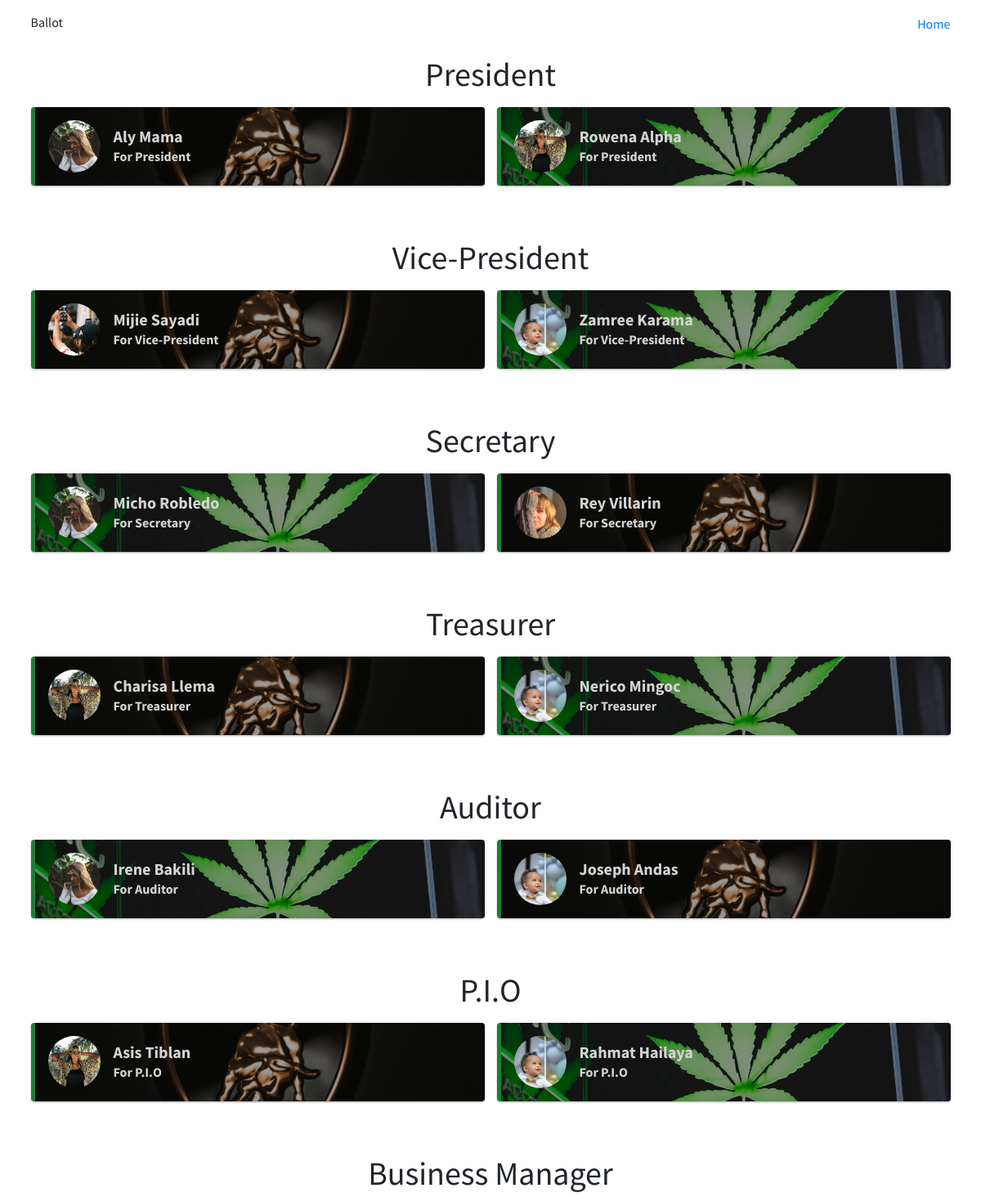
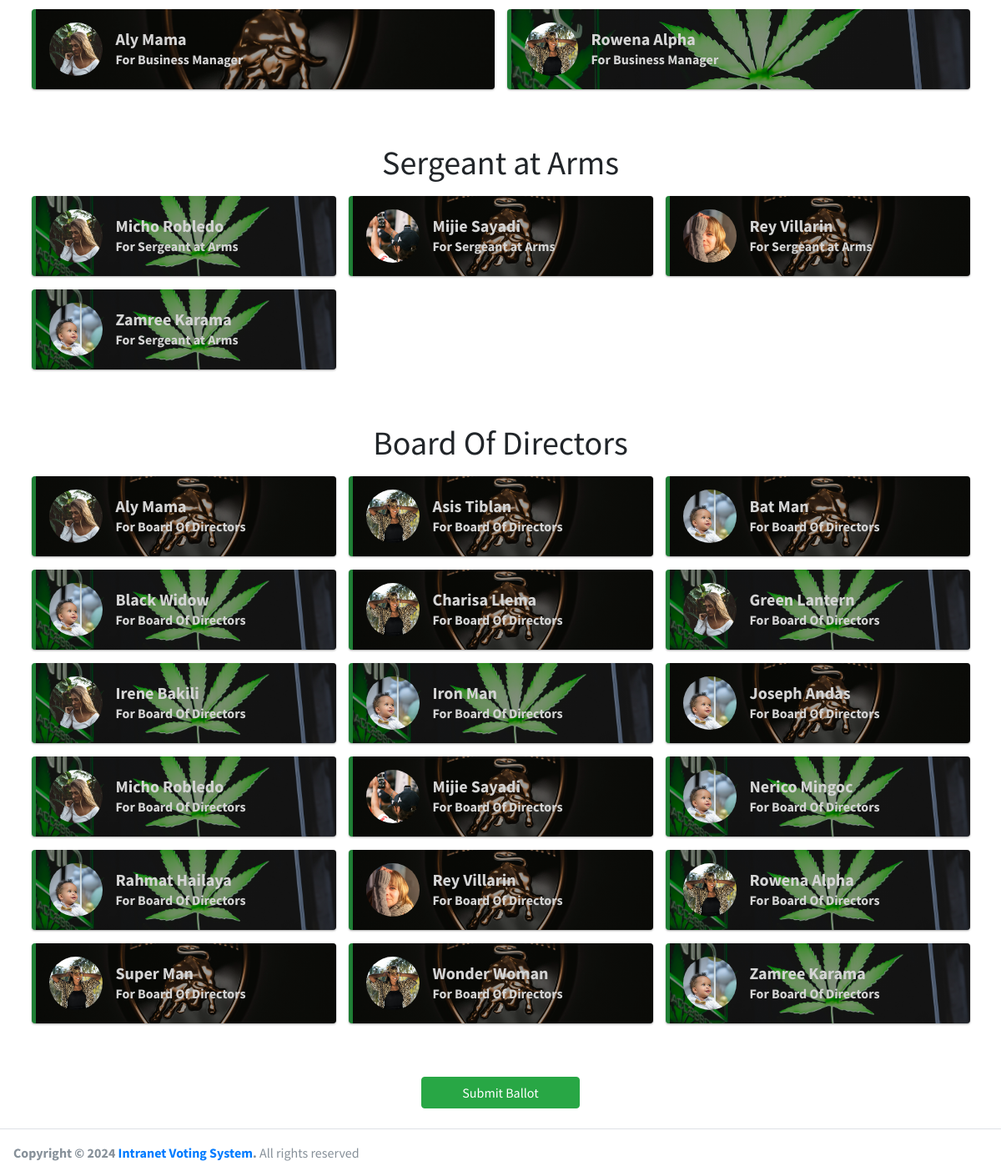
Screenshot of /?ballot=true (signed in) with the database file from the repository (2 pictures, top to bottom).
### tables this page shows
CREATE TABLE `candidate` (
  `ID` bigint(20) NOT NULL,
  `Name` varchar(100) NOT NULL,
  `PhotoURL` varchar(200) NOT NULL,
  `PositionID` int(11) NOT NULL,
  `PartyID` int(11) NOT NULL,
  `Vote` int(11) NOT NULL DEFAULT 0
);

CREATE TABLE `position` (
  `ID` bigint(20) NOT NULL,
  `Name` varchar(50) NOT NULL,
  `Decree` int(11) NOT NULL,
  `Count` int(11) NOT NULL DEFAULT 1
);

CREATE TABLE `party` (
  `ID` bigint(20) NOT NULL,
  `Name` varchar(100) NOT NULL,
  `LogoURL` varchar(200) NOT NULL
);

### IntranetVotingSystem/Function/QueryRepo/queryRepo.php (called while the page is built, shortened)
<?php
    class QueryRepo {
        function getPosition($dbc1, $id){
            $query = "SELECT * FROM position";
            if($id != NULL) {
                $query = $query . " WHERE ID = :id";
            }
            $query = $query . " ORDER BY Decree";
            $pdo = $dbc1->prepare($query);
            if($id != NULL) {
                $pdo->bindParam(':id', $id);
            }
            $pdo->execute();
            $positions = [];
            $count = 0;
            while($row = $pdo->fetch(PDO::FETCH_ASSOC)){
                $positions[$count] = array(
                    'ID' => $row['ID'],
                    'Name' => $row['Name'],
                    'Decree' => $row['Decree'],
                    'Count' => $row['Count']
                );
                $count++;
            }
            return $positions;
        }
        function getParty($dbc1, $id){
            $query = "SELECT * FROM party";
            if($id != NULL) {
                $query = $query . " WHERE ID = :id";
            }
            $query = $query . " ORDER BY ID, Name";
            $pdo = $dbc1->prepare($query);
            if($id != NULL) {
                $pdo->bindParam(':id', $id);
            }
            $pdo->execute();
            $parties = [];
            $count = 0;
            while($row = $pdo->fetch(PDO::FETCH_ASSOC)){
                $parties[$count] = array(
                    'ID' => $row['ID'],
                    'Name' => $row['Name'],
                    'LogoURL' => $row['LogoURL'],
                );
                $count++;
            }
            return $parties;
        }
        function getCandidate($dbc1, $positionID, $count){
            $query = "SELECT * FROM candidateview ";
            if($positionID != NULL AND $count != NULL) {
                $query = $query . " WHERE PositionID = :positionID ORDER BY Vote DESC, Name limit $count ";
            }else {
                $query = $query . " ORDER BY Decree, Vote DESC, Name";
            }
            $pdo = $dbc1->prepare($query);
            $pdo->execute();
            $candidates = [];
            $count = 0;
            while($row = $pdo->fetch(PDO::FETCH_ASSOC)){
                $candidates[$count] = array(
                    'ID' => $row['ID'],
                    'Name' => $row['Name'],
                    'PhotoURL' => $row['PhotoURL'],
                    'PositionID' => $row['PositionID'],
                    'PartyID' => $row['PartyID'],
                    'Vote' => $row['Vote'],
                );
                $count++;
            }
            return $candidates;
        }
    }
?>

### IntranetVotingSystem/UI/UIDynamics/Ballot/ballot.php (the view, shortened to what this page needs)
<?php
    class Ballot extends QueryRepo{
        function displayBallot($dbc1){
            $candidates = $this->getCandidate($dbc1, NULL, NULL);
            $positionHolder = NULL;
            $endDiv = FALSE;
            if($candidates != NULL){
                foreach ($candidates as $candidate) {
                    $position = $this->getPosition($dbc1, $candidate['PositionID']);
                    $party = $this->getParty($dbc1, $candidate['PartyID']);
                    if($endDiv AND $position[0]['Name'] != $positionHolder){
                        echo '</div>';
                    }
                    if($position[0]['Name'] != $positionHolder){
                        $positionHolder = $position[0]['Name'];
                        $endDiv = TRUE;
                        echo '<h1 class="text-center mb-3">'.$positionHolder.'</h1>';
                        echo '<div class="mb-5" style="display: grid; grid-template-columns: repeat(auto-fit, minmax(350px, 1fr)); column-gap: 15px;">';
                    }
                    echo '
                        <label for="'.$candidate['ID'].'" class="callout callout-success background-img candidate-card" style="background-image: linear-gradient(rgba(0, 0, 0, 0.4), rgba(0, 0, 0, 0.4)), url(\''.$party[0]['LogoURL'].'\');">
                            <div style="display: flex;">
                            <img src="'.$candidate['PhotoURL'].'" class="rounded-circle" style="width: 4rem;" alt="">
                            <div class="ml-3" style="display: flex; flex-direction: column; justify-content: center;">
                                <h5 class="mb-0 "><strong>'.$candidate['Name'].'</strong></h5>
                                <p class="">For '.$positionHolder.'</p>
                            </div>
                            </div>
                        </label>
                    ';
                }
                echo '</div>';
            }
        }
    }
    $v = new Ballot();
    $v->displayBallot($dbc1);
?>

### index.php (shortened to what this page needs)
<?php
    class main{
        public function ballot($dbc1, $dbc2, $queryRepoMain) {
            include 'IntranetVotingSystem/UI/ballot.php';
        }
        public function queryRepo($dbc1, $dbc2) {
            include 'IntranetVotingSystem/Function/QueryRepo/queryRepo.php';
            return $queryRepoMain;
        }
        function connection1(){
			include 'IntranetVotingSystem/Connection/connect.php';
			return $dbc1;
        }
        function connection2(){
			include 'IntranetVotingSystem/Connection/connect.php';
			return $dbc2;
		}
    }
    $main = new main;
    $dbc1 = $main->connection1();
    $dbc2 = $main->connection2();
    $queryRepoMain = $main->queryRepo($dbc1, $dbc2);
    if(isset($_GET['dashboard'])){
        $main->dashboard($dbc1, $dbc2, $queryRepoMain);
    }else if(isset($_GET['position'])){
        $main->position($dbc1, $dbc2, $queryRepoMain);
    }else if(isset($_GET['party'])){
        $main->party($dbc1, $dbc2, $queryRepoMain);
    }else if(isset($_GET['candidate'])){
        $main->candidate($dbc1, $dbc2, $queryRepoMain);
    }else if(isset($_GET['voter'])){
        $main->voter($dbc1, $dbc2, $queryRepoMain);
    }else if(isset($_GET['ballot'])){
        $main->ballot($dbc1, $dbc2, $queryRepoMain);
    }else if(isset($_GET['user'])){
        $main->user($dbc1, $dbc2, $queryRepoMain);
    }else if(isset($_GET['elected'])){
        $main->elected($dbc1, $dbc2, $queryRepoMain);
    }else if(isset($_GET['result'])){
        $main->result($dbc1, $dbc2, $queryRepoMain);
    }
?>

### IntranetVotingSystem/UI/ballot.php (shortened to what this page needs)
  <!DOCTYPE html>
<html lang="en">
<head>
  <?php
    include 'IntranetVotingSystem/UI/UIParts/head.php'
   ?>
</head>
<body class="hold-transition sidebar-mini">
<div class="wrapper">
    <div class="content-header">
      <div class="container">
        <div class="row mb-2">
          <div class="col-sm-6">
            Ballot
          </div>
          <div class="col-sm-6">
            <ol class="breadcrumb float-sm-right">
              <li class="breadcrumb-item"><a href="#">Home</a></li>
            </ol>
          </div>
        </div>
      </div>
    </div>
    <div class="content">
      <div class="container">
        <form role="form" id="ballotQuickForm" class="form-horizontal" enctype="multipart/form-data" action="?ballotFunction=true" method="post">
          <?php include 'IntranetVotingSystem/UI/UIDynamics/Ballot/ballot.php'; ?>
          <div style="display: flex; justify-content: center;">
            <button type="submit" class="btn btn-success px-5 mb-4">Submit Ballot</button>
          </div>
        </form>
      </div>
    </div>
  <?php include 'IntranetVotingSystem/UI/UIParts/footer.php' ?>
</div>
</body>
</html>

### IntranetVotingSystem/UI/UIParts/head.php (shortened to what this page needs)
<link rel="stylesheet" href="IntranetVotingSystem/Skin/plugins/fontawesome-free/css/all.min.css">
<link rel="stylesheet" href="IntranetVotingSystem/Skin/plugins/sweetalert2-theme-bootstrap-4/bootstrap-4.min.css">
<link rel="stylesheet" href="IntranetVotingSystem/Skin/plugins/toastr/toastr.min.css">
<link rel="stylesheet" href="IntranetVotingSystem/Skin/plugins/datatables-bs4/css/dataTables.bootstrap4.css">
<link rel="stylesheet" href="IntranetVotingSystem/Skin/plugins/datatables-responsive/css/responsive.bootstrap4.min.css">
<link rel="stylesheet" href="IntranetVotingSystem/Skin/plugins/datatables-buttons/css/buttons.bootstrap4.min.css">
<link rel="stylesheet" href="IntranetVotingSystem/Skin/plugins/icheck-bootstrap/icheck-bootstrap.min.css">
<link rel="stylesheet" href="IntranetVotingSystem/Skin/plugins/select2/css/select2.min.css">
<link rel="stylesheet" href="IntranetVotingSystem/Skin/plugins/select2-bootstrap4-theme/select2-bootstrap4.min.css">
<link rel="stylesheet" href="IntranetVotingSystem/Skin/dist/css/adminlte.min.css">
<link rel="stylesheet" href="IntranetVotingSystem/Skin/plugins/summernote/summernote-bs4.css">
<link rel="stylesheet" href="IntranetVotingSystem/Skin/plugins/overlayScrollbars/css/OverlayScrollbars.min.css">
<link rel="stylesheet" href="IntranetVotingSystem/Skin/plugins/mystyle/css/mystyle.css">

### IntranetVotingSystem/UI/UIParts/footer.php (shortened to what this page needs)
<?php
    if(!isset($_GET['ballot'])){
        echo '<footer class="main-footer">';
    }else {
        echo '<footer class="main-footer" style="margin-left: 0px">';
    }
?>
    <strong>Copyright &copy; 2024 <a href="#">Intranet Voting System</a>.</strong> All rights reserved
</footer>

### rows the page displays
candidate: PositionID.Name "President", PartyID.LogoURL (picture), PhotoURL (picture), Name "Aly Mama"
candidate: PartyID.LogoURL (picture), PhotoURL (picture), Name "Rowena Alpha", PositionID.Name "President"
candidate: PositionID.Name "Vice-President", PartyID.LogoURL (picture), PhotoURL (picture), Name "Mijie Sayadi"
candidate: PartyID.LogoURL (picture), PhotoURL (picture), Name "Zamree Karama", PositionID.Name "Vice-President"
candidate: PositionID.Name "Secretary", PartyID.LogoURL (picture), PhotoURL (picture), Name "Micho Robledo"
candidate: PartyID.LogoURL (picture), PhotoURL (picture), Name "Rey Villarin", PositionID.Name "Secretary"
candidate: PositionID.Name "Treasurer", PartyID.LogoURL (picture), PhotoURL (picture), Name "Charisa Llema"
candidate: PartyID.LogoURL (picture), PhotoURL (picture), Name "Nerico Mingoc", PositionID.Name "Treasurer"
candidate: PositionID.Name "Auditor", PartyID.LogoURL (picture), PhotoURL (picture), Name "Irene Bakili"
candidate: PartyID.LogoURL (picture), PhotoURL (picture), Name "Joseph Andas", PositionID.Name "Auditor"
candidate: PositionID.Name "P.I.O", PartyID.LogoURL (picture), PhotoURL (picture), Name "Asis Tiblan"
candidate: PartyID.LogoURL (picture), PhotoURL (picture), Name "Rahmat Hailaya", PositionID.Name "P.I.O"
candidate: PositionID.Name "Business Manager", PartyID.LogoURL (picture), PhotoURL (picture), Name "Aly Mama"
candidate: PartyID.LogoURL (picture), PhotoURL (picture), Name "Rowena Alpha", PositionID.Name "Business Manager"
candidate: PositionID.Name "Sergeant at Arms", PartyID.LogoURL (picture), PhotoURL (picture), Name "Micho Robledo"
candidate: PartyID.LogoURL (picture), PhotoURL (picture), Name "Mijie Sayadi", PositionID.Name "Sergeant at Arms"
candidate: PartyID.LogoURL (picture), PhotoURL (picture), Name "Rey Villarin", PositionID.Name "Sergeant at Arms"
candidate: PartyID.LogoURL (picture), PhotoURL (picture), Name "Zamree Karama", PositionID.Name "Sergeant at Arms"
candidate: PositionID.Name "Board Of Directors", PartyID.LogoURL (picture), PhotoURL (picture), Name "Aly Mama"
candidate: PartyID.LogoURL (picture), PhotoURL (picture), Name "Asis Tiblan", PositionID.Name "Board Of Directors"
candidate: PartyID.LogoURL (picture), PhotoURL (picture), Name "Bat Man", PositionID.Name "Board Of Directors"
candidate: PartyID.LogoURL (picture), PhotoURL (picture), Name "Black Widow", PositionID.Name "Board Of Directors"
candidate: PartyID.LogoURL (picture), PhotoURL (picture), Name "Charisa Llema", PositionID.Name "Board Of Directors"
candidate: PartyID.LogoURL (picture), PhotoURL (picture), Name "Green Lantern", PositionID.Name "Board Of Directors"
candidate: PartyID.LogoURL (picture), PhotoURL (picture), Name "Irene Bakili", PositionID.Name "Board Of Directors"
candidate: PartyID.LogoURL (picture), PhotoURL (picture), Name "Iron Man", PositionID.Name "Board Of Directors"
candidate: PartyID.LogoURL (picture), PhotoURL (picture), Name "Joseph Andas", PositionID.Name "Board Of Directors"
candidate: PartyID.LogoURL (picture), PhotoURL (picture), Name "Micho Robledo", PositionID.Name "Board Of Directors"
candidate: PartyID.LogoURL (picture), PhotoURL (picture), Name "Mijie Sayadi", PositionID.Name "Board Of Directors"
candidate: PartyID.LogoURL (picture), PhotoURL (picture), Name "Nerico Mingoc", PositionID.Name "Board Of Directors"
candidate: PartyID.LogoURL (picture), PhotoURL (picture), Name "Rahmat Hailaya", PositionID.Name "Board Of Directors"
candidate: PartyID.LogoURL (picture), PhotoURL (picture), Name "Rey Villarin", PositionID.Name "Board Of Directors"
candidate: PartyID.LogoURL (picture), PhotoURL (picture), Name "Rowena Alpha", PositionID.Name "Board Of Directors"
candidate: PartyID.LogoURL (picture), PhotoURL (picture), Name "Super Man", PositionID.Name "Board Of Directors"
candidate: PartyID.LogoURL (picture), PhotoURL (picture), Name "Wonder Woman", PositionID.Name "Board Of Directors"
candidate: PartyID.LogoURL (picture), PhotoURL (picture), Name "Zamree Karama", PositionID.Name "Board Of Directors"
